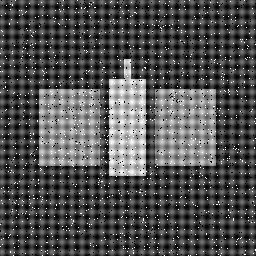
%> input picture cursed_schematic_05.png, 256 x 256 px
$ octave signalsSolution.m   (GNU Octave 9; MATLAB toolbox functions it lacks are replaced by stand-ins)
%> lines starting %> are read from the running program, lines starting %| are printed output that depends on the picture; in (x1, y1, x2, y2) boxes, pixels count from 0 and x2, y2 are one past the last pixel; in counts of white or black regions, pixels touching at a corner belong together; the program's own positions count from 1
% reading the file and storing it
I1 = imread("cursed_schematic_05.png");
%> I1 is the input picture: size 256x256 uint8; min 0, max 255, mean 80

%using the median filter with 3x3 area to remove the salt and pepper noise
F1 = medfilt2(I1, [3, 3]);
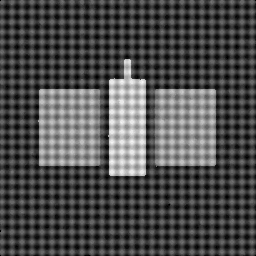
%> F1: size 256x256 uint8; min 0, max 245, mean 77.6

%using fft to convert the image into frequency medium
F1 = im2double(F1);
%> F1: size 256x256 double
FFT_F1 = fft2(F1);

%shifting it so that the 0 frequency is in the middle, or centering the
%image about 0 frequency
f1shifted = fftshift(FFT_F1);

%finding absolute value because fft stores values in complex number form
mags = abs(f1shifted);

%finding the dimensions of the image and making a grid of those dimensions
[columns, rows] = size(I1);
%> columns = 256; rows = 256
[xgrid, ygrid]  = meshgrid(1:rows, 1:columns);

%creating a grid of distances from the center
distances = sqrt((xgrid - rows/2).^2 + (ygrid - columns/2).^2);

%ignoring the extremely low frequencies because they commonly have highest peaks,
%but we only require high peaks that due to noise in the image
only_search = distances > 10;
mag_search = mags .* only_search;

%searching the image with lower frequencies removed to find the peaks
%formed due to noise
[mval, mindex] = max(mag_search(:));
%> mval = 2742.6; mindex = 32871
[peakx, peaky] = ind2sub(size(mag_search), mindex);
%> peakx = 103; peaky = 129

%after we found the peaks we find the distance of those peaks from the
%center
R = sqrt((peakx - rows/2).^2 + (peaky - columns/2).^2);
%> R = 25.02

%after that we create filter that removes the frequencies in a small
%segment around the distance at which we found the peaks
filter = (distances > R+6) | (distances < R-6);
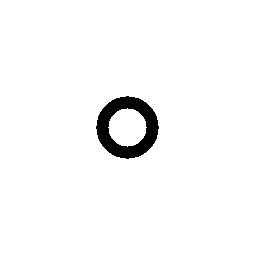
%> filter: size 256x256 logical; 97.1% white; 1 black region, box (x1, y1, x2, y2) and area: (96, 96, 159, 159) 1888

f_filt = f1shifted .* filter;

%we apply the inverse fft shift and fft functions to get the filtered image
filt_image_complex = ifftshift(f_filt);
filt_image = real(ifft2(filt_image_complex));
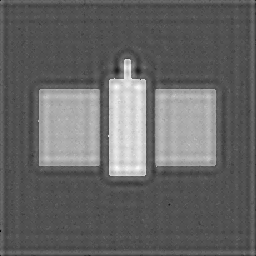
%> filt_image: size 256x256 double; min -0.091, max 0.892, mean 0.305; drawn with min black and max white

%we apply a blue and white blueprint filter such that the areas which have
%higher intensity and are lighter will be white and the areas which have a
%darker color and lower intensity will be blue
blueprint_image = (cat(3, filt_image, filt_image, 1+filt_image*0));
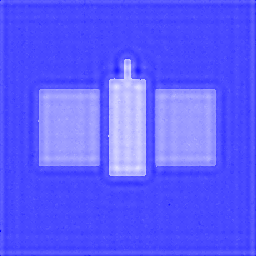
%> blueprint_image: size 256x256x3 double; mean R, G, B 0.305, 0.305, 1; drawn with min black and max white

%showing the image
imshow(blueprint_image, []);

$ run again, with cursed_schematic_01.png copied over cursed_schematic_05.png
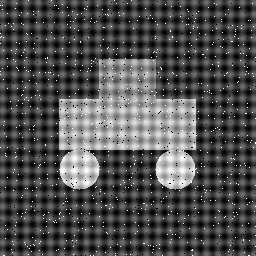
%> input picture cursed_schematic_01.png, 256 x 256 px
%> I1 is the input picture: size 256x256 uint8; min 0, max 255, mean 78.6
%> mval = 2860.9; mindex = 32876
%> peakx = 108; peaky = 129
%> R = 20.02
%> `filter = (distances > R+6) | (distances < R-6);`:
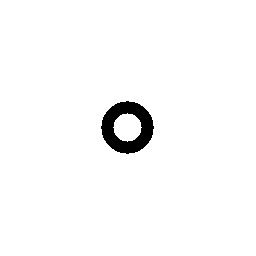
%> filter: size 256x256 logical; 97.7% white; 1 black region, box (x1, y1, x2, y2) and area: (101, 101, 154, 154) 1516
%> `blueprint_image = (cat(3, filt_image, filt_image, 1+filt_image*0));`:
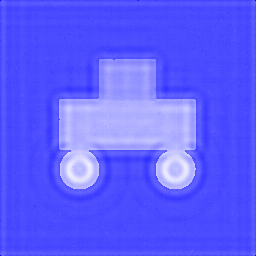
%> blueprint_image: size 256x256x3 double; mean R, G, B 0.302, 0.302, 1; drawn with min black and max white

$ run again, with cursed_schematic_02.png copied over cursed_schematic_05.png
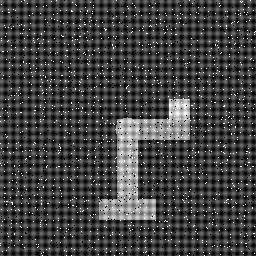
%> input picture cursed_schematic_02.png, 256 x 256 px
%> I1 is the input picture: size 256x256 uint8; min 0, max 255, mean 66.4
%> mval = 2985.2; mindex = 32865
%> peakx = 97; peaky = 129
%> R = 31.02
%> `filter = (distances > R+6) | (distances < R-6);`:
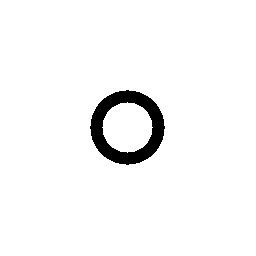
%> filter: size 256x256 logical; 96.4% white; 1 black region, box (x1, y1, x2, y2) and area: (90, 90, 165, 165) 2348
%> `blueprint_image = (cat(3, filt_image, filt_image, 1+filt_image*0));`:
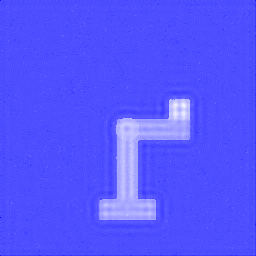
%> blueprint_image: size 256x256x3 double; mean R, G, B 0.248, 0.248, 1; drawn with min black and max white

$ run again, with cursed_schematic_03.png copied over cursed_schematic_05.png
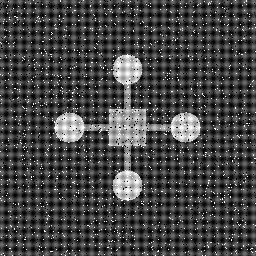
%> input picture cursed_schematic_03.png, 256 x 256 px
%> I1 is the input picture: size 256x256 uint8; min 0, max 255, mean 69
%> mval = 2267.8; mindex = 25729
%> peakx = 129; peaky = 101
%> R = 27.02
%> `filter = (distances > R+6) | (distances < R-6);`:
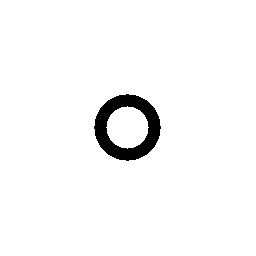
%> filter: size 256x256 logical; 96.9% white; 1 black region, box (x1, y1, x2, y2) and area: (94, 94, 161, 161) 2052
%> `blueprint_image = (cat(3, filt_image, filt_image, 1+filt_image*0));`:
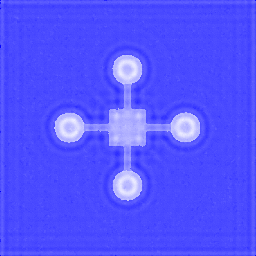
%> blueprint_image: size 256x256x3 double; mean R, G, B 0.257, 0.257, 1; drawn with min black and max white
